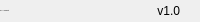
              <widget class="QFrame" name="bottomBar">
               <property name="minimumSize">
                <size>
                 <width>0</width>
                 <height>22</height>
                </size>
               </property>
               <property name="maximumSize">
                <size>
                 <width>16777215</width>
                 <height>22</height>
                </size>
               </property>
               <property name="frameShape">
                <enum>QFrame::NoFrame</enum>
               </property>
               <property name="frameShadow">
                <enum>QFrame::Raised</enum>
               </property>
               <layout class="QHBoxLayout" name="horizontalLayout_5">
                <property name="spacing">
                 <number>0</number>
                </property>
                <property name="leftMargin">
                 <number>0</number>
                </property>
                <property name="topMargin">
                 <number>0</number>
                </property>
                <property name="rightMargin">
                 <number>0</number>
                </property>
                <property name="bottomMargin">
                 <number>0</number>
                </property>
                <item>
                 <widget class="QLabel" name="creditsLabel">
                  <property name="maximumSize">
                   <size>
                    <width>16777215</width>
                    <height>16</height>
                   </size>
                  </property>
                  <property name="font">
                   <font>
                    <pointsize>-1</pointsize>
                    <italic>false</italic>
                    <bold>false</bold>
                   </font>
                  </property>
                  <property name="text">
                   <string>By: M. J. Javanbakht</string>
                  </property>
                  <property name="alignment">
                   <set>Qt::AlignLeading|Qt::AlignLeft|Qt::AlignVCenter</set>
                  </property>
                 </widget>
                </item>
                <item>
                 <widget class="QLabel" name="version">
                  <property name="text">
                   <string>v1.0</string>
                  </property>
                  <property name="alignment">
                   <set>Qt::AlignRight|Qt::AlignTrailing|Qt::AlignVCenter</set>
                  </property>
                 </widget>
                </item>
                <item>
                 <widget class="QFrame" name="frame_size_grip">
                  <property name="minimumSize">
                   <size>
                    <width>20</width>
                    <height>0</height>
                   </size>
                  </property>
                  <property name="maximumSize">
                   <size>
                    <width>20</width>
                    <height>16777215</height>
                   </size>
                  </property>
                  <property name="frameShape">
                   <enum>QFrame::NoFrame</enum>
                  </property>
                  <property name="frameShadow">
                   <enum>QFrame::Raised</enum>
                  </property>
                 </widget>
                </item>
               </layout>
              </widget>
